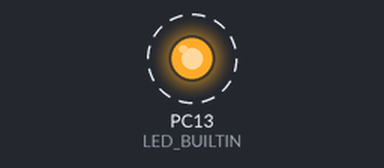
A program run on a simulated STM32 Black Pill. Parts: output pins drawn as LEDs (lit = HIGH). Dashed ring = blinking.

Above: at 0.05 s.
Timing chart, 0 to 3.0 s (numbered marks = the images above):
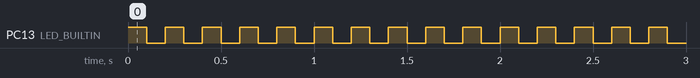

Measured:
- by itself, PC13 (LED_BUILTIN): alternates HIGH for 0.10 s and LOW for 0.10 s

The program:

main.cpp
```cpp
// Muthanna Alwahash
// Nov 2023
// LED Blink

#include <Arduino.h>

#ifdef LED_BUILTIN
  #undef  LED_BUILTIN
#endif
#define LED_BUILTIN PC13

#ifdef USER_BTN
  #undef  USER_BTN
#endif
#define USER_BTN    PA0

void setup()
{
  pinMode(LED_BUILTIN, OUTPUT);       // initialize LED digital pin as an output.
  pinMode(USER_BTN, INPUT);           // initialize Key pin as an input.
}

void loop()
{
  digitalWrite(LED_BUILTIN, HIGH);    // turn the LED on (HIGH is the voltage level)
  delay(100);                         // wait for a second
  digitalWrite(LED_BUILTIN, LOW);     // turn the LED off by making the voltage LOW
  delay(100);                         // wait for a second
}
```
